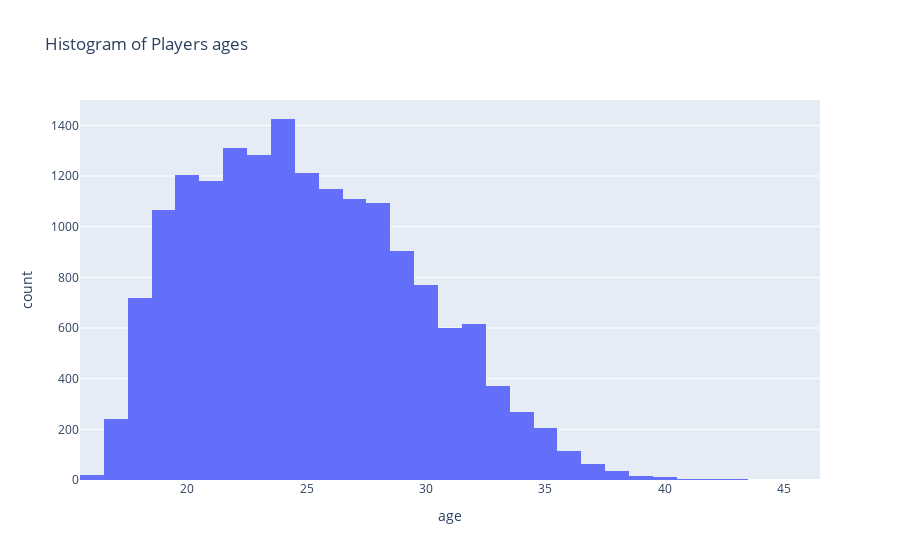

This figure's notebook cell:
### Code cell
# histogram of players ages
fig = px.histogram(df, x='age', title="Histogram of Players ages")
fig

### Figure 1 — Plotly figure (JSON) as saved in the notebook; plotly's stock layout.template omitted (floating-point values rounded to 4 significant figures; data arrays with more than 128 entries replaced by an {"elided": "..."} marker saying what was removed)
{"data": [{"alignmentgroup": "True", "bingroup": "x", "hovertemplate": "age=%{x}<br>count=%{y}<extra></extra>", "legendgroup": "", "marker": {"color": "#636efa"}, "name": "", "offsetgroup": "", "orientation": "v", "showlegend": false, "type": "histogram", "x": {"elided": "17009 int values"}, "xaxis": "x", "yaxis": "y"}], "layout": {"barmode": "relative", "legend": {"tracegroupgap": 0}, "title": {"text": "Histogram of Players ages"}, "xaxis": {"anchor": "y", "domain": [0, 1], "title": {"text": "age"}}, "yaxis": {"anchor": "x", "domain": [0, 1], "title": {"text": "count"}}}}
